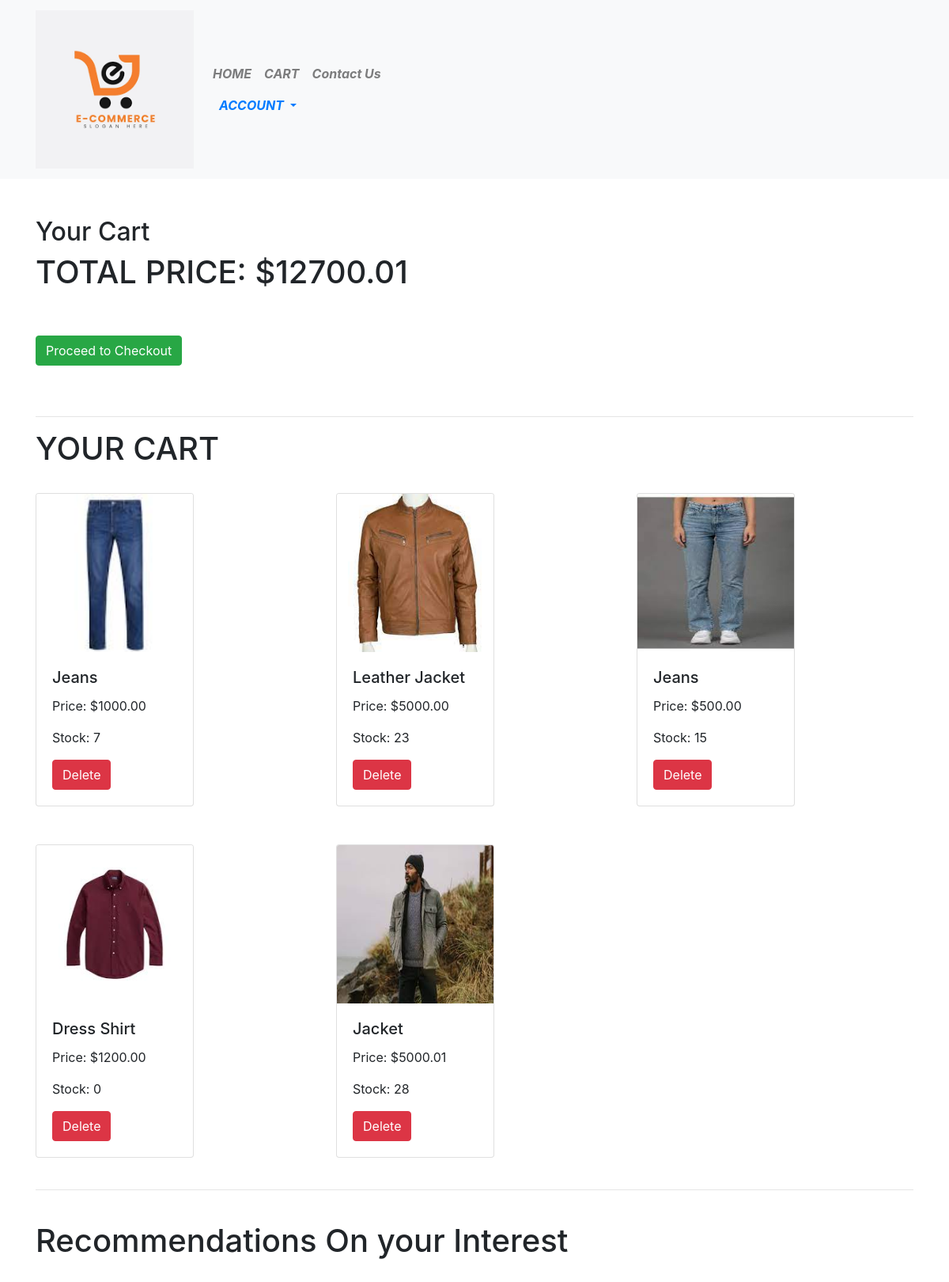
The page /cart/ (signed in) on the database its author committed.
### ecommerce/models.py (models this page shows, shortened)
class Product(models.Model):
    name = models.CharField(max_length=255)
    description = models.TextField()
    price = models.DecimalField(max_digits=10, decimal_places=2)
    availability = models.IntegerField(default=True)
    image = models.ImageField(upload_to='product_images/')
    category = models.ForeignKey(Category, on_delete=models.CASCADE)
    brand = models.ForeignKey(Brand, on_delete=models.CASCADE)

### ecommerce/views.py (the view)
# urls.py: path('cart/', views.cart ,name = 'cart'),
@login_required
def cart(request):
    user_cart, created = Cart.objects.get_or_create(user=request.user)
    recommended_context = recommend_products(request)
    recommended_products = recommended_context.get('recommended_products', [])
    context = {'cart_items': user_cart.products.all(), 'recommended_products':recommended_products}
    return render(request, 'ecommerce/cart.html', context)

### ecommerce/templatetags/custom_tags.py (called while the page is built)
@register.filter(name='calc_sum')
def calc_sum(queryset, field):
    return sum(getattr(obj, field) for obj in queryset)

### ecommerce/templates/ecommerce/cart.html (shortened to what this page needs)
{% extends 'ecommerce/base.html' %}
{% load custom_tags %}
{% block content %}
<br><br>
<div class = "container">
<h2>Your Cart</h2>
<h1>TOTAL PRICE: ${{ cart_items|calc_sum:'price' }}</h1>
<a href="/checkout" class="btn btn-success mt-5">Proceed to Checkout</a>
<br><br><br>
<hr><h1>YOUR CART</h1>
<div class="row">
    {% for product in cart_items %}
        <div class="col-md-4">
            <div class="card mt-4 mb-4" style="width: 200px;">
                <img src="{{ product.image.url }}" class="card-img-top" alt="{{ product.name }}" style="height: 200px; width: 100%;">
                <div class="card-body">
                    <h5 class="card-title">{{ product.name }}</h5>
                    <p class="card-text">Price: ${{ product.price }}</p>
                    <p class="card-text">Stock: <span id="availability{{ product.id }}">{{ product.availability }}</span></p>
                    <a href="/delete_from_cart/{{product.id}}" class="btn btn-danger">Delete</a>
                </div>
            </div>
        </div>
    {% endfor %}
</div>
<hr><br>
<h1>Recommendations On your Interest</h1>
    <br><br>
{% endblock%}

### rows shown on the page
Product: price.price "12700.01", image (picture), name "Jeans", price "1000.00", availability "7"
Product: image (picture), name "Leather Jacket", price "5000.00", availability "23"
Product: image (picture), name "Jeans", price "500.00", availability "15"
Product: image (picture), name "Dress Shirt", price "1200.00", availability "0"
Product: image (picture), name "Jacket", price "5000.01", availability "28"
